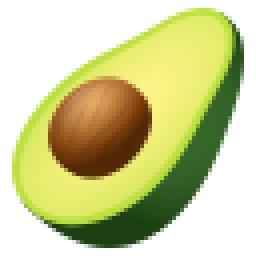
#> input picture emojimage/emoji/avocado.png, 64 x 64 px (shown 4 times larger)
$ python __main__.py emoji/avocado.png out.png
#> lines starting #> are read from the running program, lines starting #| are printed output that depends on the picture
### emojimage/metafile.py
import tempfile
import os
import csv
import logging
from math import sqrt
from PIL import Image
from importlib import resources
from .img_utils import get_average_color

METAFILE_NAME = "emojimage_metafile"
logger = logging.getLogger("root")

# A dictionary containing all emoji and color data
emoji_dictionary = dict()


def populate_emoji_dictionary():
    """Adds emoji data from metafile to the emoji dictionary
    """
    with open(get_metafile_path(), newline='\n') as file:
        csvreader = csv.reader(file, delimiter=',')
        for row in csvreader:
            rgbval = tuple(row[-3:])
            emoji_dictionary.setdefault(rgbval, [])
            emoji_dictionary[rgbval].append(row[0])


def get_metafile_path():
    """Gets the fully qualified path of the metafile

    Returns:
        string -- The metafile path
    """
    return os.path.join(tempfile.gettempdir(), METAFILE_NAME)


def does_metafile_exist():
    """Returns if the metafile already exists

    Returns:
        bool -- If the metafile already exists
    """
    return os.path.isfile(get_metafile_path())


def get_closest_colour(rgba):
    """Takes in a colour and returns the closest emojis to that colour
       Adapted from https://stackoverflow.com/a/54242348

    Arguments:
        rgba {tuple} -- The red, green, blue, and alpha values of the input

    Returns:
        list -- The emoji/emojis that are closest to the given colour
    """
    r, g, b, a = rgba
    colour_diffs = []
    for colour in emoji_dictionary.keys():
        cr, cg, cb = colour
        colour_diff = sqrt(abs(int(r) - int(cr))**2 + abs(int(g) - int(cg))**2 + abs(int(b) - int(cb))**2)
        colour_diffs.append((colour_diff, colour))
    return emoji_dictionary.get(min(colour_diffs)[1])


def generate_metafile():
    """Generates a metafile of information about each emoji for easy use in the program
    """
    logger.info("Generating emoji metafile")
    logger.debug("Opening emoji resource folder")

    logger.debug("Opening metafile")
    with open(get_metafile_path(), 'w', newline='\n') as file:
        csvwriter = csv.writer(file, delimiter=',')
        logger.debug("Writing emoji metadata")
        for x in resources.contents("emojimage.emoji"):
            if x.startswith("__"):
                continue
            with resources.path("emojimage.emoji", x) as p:
                image = Image.open(p)
#> image is the input picture: PIL image 64x64 RGBA; mean R, G, B, A 97.4, 100, 42.4, 145.1
                r, g, b, a = get_average_color(image)
#> in get_average_color, `h = image.histogram()`: h = 1024 values, max 2213 at index 1023, min 0 at index 1, mean 16
#> in get_average_color, `r = h[0:256]`: r = 256 values, max 1668 at index 0, min 0 at index 1, mean 16
#> in get_average_color, `g = h[256:256*2]`: g = 256 values, max 1666 at index 0, min 0 at index 1, mean 16
#> in get_average_color, `b = h[256*2: 256*3]`: b = 256 values, max 1673 at index 0, min 0 at index 1, mean 16
#> r = 97; g = 100; b = 42; a = 0
                csvwriter.writerow([os.path.splitext(x)[0], r, g, b])
#> pass 2 of the loop in generate_metafile, `for x in resources.contents("emojimage.emoji"):`:
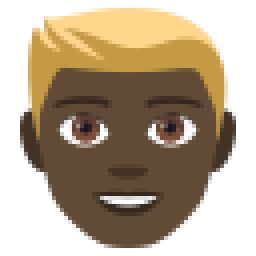
#> input picture emojimage/emoji/blond-haired-person-dark-skin-tone.png, 64 x 64 px (shown 4 times larger)
#> in generate_metafile, image is the input picture: PIL image 64x64 RGBA; mean R, G, B, A 86.3, 68.9, 45.7, 155.7
#> in generate_metafile, `r, g, b, a = get_average_color(image)`: r = 86; g = 68; b = 45

### emojimage/img_utils.py
import logging
import os
from PIL import Image
from importlib import resources


def get_emoji_image(name):
    """Returns an image of an emoji, given its localized name. Returns None if emoji does not exist.

    Arguments:
        name {string} -- The localized name of the emoji

    Returns:
        PIL.Image -- The image of the emoji, None if emoji does not exist.
    """
    for x in resources.contents("emojimage.emoji"):
        if name in x:
            with resources.path("emojimage.emoji", x) as p:
                return Image.open(p).copy()
    return None


# [12 lines left out: function resize_image, not called in this run]


def get_average_color(image):
    """Gets the average color of an image

    Arguments:
        image {PIL.Image} -- The image of which to calculate an average colour

    Returns:
        [tuple/int] -- The pixel value.
    """
    image = image.convert("RGBA")
    h = image.histogram()

    r = h[0:256]
    g = h[256:256*2]
    b = h[256*2: 256*3]

    return (sum(i * w for i, w in enumerate(r)) // sum(r),
            sum(i * w for i, w in enumerate(g)) // sum(g),
            sum(i * w for i, w in enumerate(b)) // sum(b), 0)

### emojimage/log_manager.py
import logging


def setup_custom_logger(name):
    formatter = logging.Formatter(fmt='%(asctime)s:%(module)s: [%(levelname)s] %(message)s')

    handler = logging.StreamHandler()
    handler.setFormatter(formatter)

    logger = logging.getLogger(name)
    logger.setLevel(logging.INFO)
    logger.addHandler(handler)
    return logger

### emojimage/__main__.py
import logging
import argparse
import os
import random
import sys
from PIL import Image
from .metafile import (generate_metafile, does_metafile_exist, populate_emoji_dictionary, emoji_dictionary,
                       get_closest_colour)
from .log_manager import setup_custom_logger
from .img_utils import resize_image, get_emoji_image, get_average_color


def create_collage(path_in, path_out, image_scale=1, emoji_size=16, console_output=True):
    """Creates a collage of emojis from image data

    Arguments:
        path {string} -- The path to the original image

    Keyword Arguments:
        image_scale {int} -- The scale of the output image (default: {1})
        emoji_size {int} -- The size for each emoji to be (default: {16})
        console_output {bool} -- Whether to show progress to the console (default: {True})
    """
#> called with path_in = 'emoji/avocado.png', path_out = 'out.png', image_scale = 1, emoji_size = 16, console_output = True
    image = Image.open(path_in)

    # Populate the emoji dictionary if it is empty
    if not emoji_dictionary:
        populate_emoji_dictionary()

    # Resize the image if a scale is specified
    if image_scale != 1:
        image = resize_image(image, image_scale)

    # Unpack the image size
    width, height = image.size
#> width = 64; height = 64
    # How many emojis to use on the x axis
    emojis_x = width // emoji_size
#> emojis_x = 4
    # How many emojis to use on the y axis
    emojis_y = height // emoji_size
#> emojis_y = 4

    # The image to paste the emojis onto
    composite_image = Image.new("RGB", (width, height))
#> composite_image: PIL image 64x64 RGB; every value is 0
    # For every x emoji
    for x in range(0, emojis_x):
        for y in range(0, emojis_y):
            # Temporary image to crop and get average color
            temp_image = image.copy().crop((x * emoji_size,
                                            y * emoji_size,
                                            (x + 1) * emoji_size,
                                            (y + 1) * emoji_size))
#> temp_image: PIL image 16x16 RGBA; every value is 0
            temp_avg = get_average_color(temp_image)
#> temp_avg = (0, 0, 0, 0)

            if console_output:
                sys.stdout.write(f"\rProgress: x({x}/{emojis_x}), y({y}/{emojis_y})")
#| Progress: x(0/4), y(0/4)
                sys.stdout.flush()

            offset = ((width//emojis_x) * x, (height//emojis_y) * y)
#> offset = (0, 0)
            emoji_image = get_emoji_image(random.choice(get_closest_colour(get_average_color(temp_image))))
#> in get_closest_colour, `r, g, b, a = rgba`: r = 0
#> the loop in get_closest_colour, `for colour in emoji_dictionary.keys():` made 2 passes
#> colour_diff on passes 1 to 2: 145.5, 118.5
#> after the loop in get_closest_colour, `for colour in emoji_dictionary.keys():`: colour_diffs = [(145.5, ('97', '100', '42')), (118.5, ('86', '68', '45'))]
            composite_image.paste(emoji_image.resize((emoji_size, emoji_size)), offset)
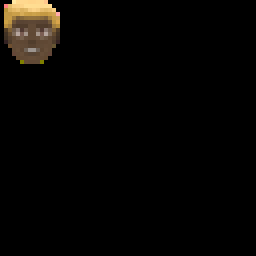
#> composite_image: PIL image 64x64 RGB (shown 4 times larger); mean R, G, B 6.6, 5.3, 3.4
#> pass 2 of the loop in create_collage, `for x in range(0, emojis_x):`:
#> in create_collage, `temp_image = image.copy().crop((x * emoji_size, y * emoji_size, (x + 1..`:
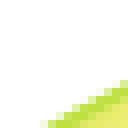
#> temp_image: PIL image 16x16 RGBA (shown 8 times larger); mean R, G, B, A 31.7, 35.7, 12.8, 31.8; transparent parts drawn white
#> temp_avg = (31, 35, 12, 0)
#> in create_collage, `composite_image.paste(emoji_image.resize((emoji_size, emoji_size)), of..`:
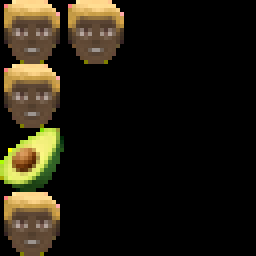
#> composite_image: PIL image 64x64 RGB (shown 4 times larger); mean R, G, B 33.2, 28.3, 16.6

    # Save the final image
    composite_image.save(path_out)
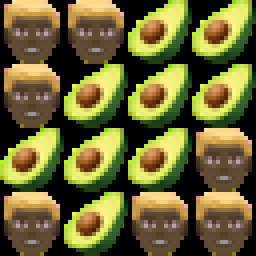
#> saved as out.png: PIL image 64x64 RGB (shown 4 times larger); mean R, G, B 107.5, 101.8, 49.9


def main():
    # Setup logger
    logger = setup_custom_logger("root")

    # Setup argument parser
    parser = argparse.ArgumentParser(description="convert an image into a collage of emojis")
    parser.add_argument("image_input", help="The image to convert")
    parser.add_argument("image_output", help="The destination to store the output")
    parser.add_argument("--force-metafile-generate", action="store_true",
                        help="Forces regeneration of the average-colour emoji metafile")
    parser.add_argument("-s", "--scale", action="store", help="Factor to scale the image by",
                        const=1, default=1, type=int, nargs="?")
    parser.add_argument("-e", "--emoji-size", action="store", help="Size of each emoji in the image",
                        const=16, default=16, type=int, nargs="?")
    parser.add_argument("--disable-progress", action="store_false", help="Disables the progress output")
    parser.add_argument("-d", "--debug", action="store_true", help="Enable printing of debug logs")

    args = parser.parse_args()

    if args.debug:
        logger.setLevel(logging.DEBUG)

    # Setup emoji meta file
    if not does_metafile_exist() or args.force_metafile_generate:
        generate_metafile()
    else:
        logger.debug("Emoji metafile already existed, and so was not created")

    create_collage(args.image_input, args.image_output,
                   console_output=args.disable_progress, image_scale=args.scale,
                   emoji_size=int(args.emoji_size))


if __name__ == "__main__":
    main()
